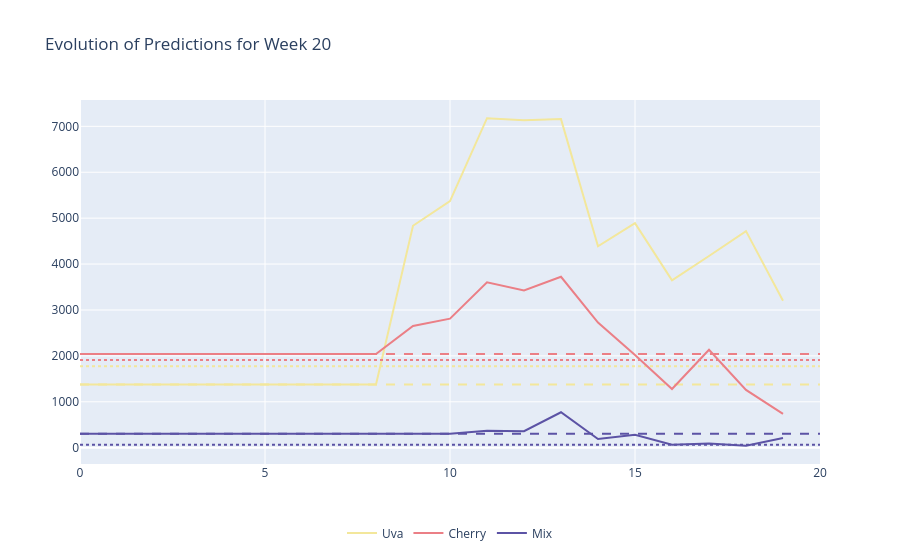

The code cell stored with this chart in its notebook:
### Code cell
graphs['20']

### Figure 1 — Plotly figure (JSON) as saved in the notebook; plotly's stock layout.template omitted (floating-point values rounded to 4 significant figures)
{"data": [{"line": {"color": "rgb(243, 231, 155)"}, "mode": "lines", "name": "Uva", "type": "scatter", "x": [0, 1, 2, 3, 4, 5, 6, 7, 8, 9, 10, 11, 12, 13, 14, 15, 16, 17, 18, 19], "y": [1376, 1376, 1376, 1376, 1376, 1376, 1376, 1376, 1376, 4834, 5370, 7177, 7134, 7157, 4387, 4891, 3645, 4176, 4718, 3203]}, {"line": {"color": "rgb(243, 231, 155)", "dash": "dash", "width": 2}, "mode": "lines", "name": "initial preds for Uva", "showlegend": false, "type": "scatter", "x": [0, 20], "y": [1376, 1376]}, {"line": {"color": "rgb(243, 231, 155)", "dash": "dot", "width": 2}, "mode": "lines", "name": "actual kg for Uva", "showlegend": false, "type": "scatter", "x": [0, 20], "y": [1777, 1777]}, {"line": {"color": "rgb(235, 127, 134)"}, "mode": "lines", "name": "Cherry", "type": "scatter", "x": [0, 1, 2, 3, 4, 5, 6, 7, 8, 9, 10, 11, 12, 13, 14, 15, 16, 17, 18, 19], "y": [2043, 2043, 2043, 2043, 2043, 2043, 2043, 2043, 2043, 2651, 2811, 3603, 3425, 3723, 2725, 2017, 1278, 2132, 1259, 736]}, {"line": {"color": "rgb(235, 127, 134)", "dash": "dash", "width": 2}, "mode": "lines", "name": "initial preds for Cherry", "showlegend": false, "type": "scatter", "x": [0, 20], "y": [2043, 2043]}, {"line": {"color": "rgb(235, 127, 134)", "dash": "dot", "width": 2}, "mode": "lines", "name": "actual kg for Cherry", "showlegend": false, "type": "scatter", "x": [0, 20], "y": [1911, 1911]}, {"line": {"color": "rgb(92, 83, 165)"}, "mode": "lines", "name": "Mix", "type": "scatter", "x": [0, 1, 2, 3, 4, 5, 6, 7, 8, 9, 10, 11, 12, 13, 14, 15, 16, 17, 18, 19], "y": [302, 302, 302, 302, 302, 302, 302, 302, 302, 302, 302, 368, 359, 772, 189, 282, 67, 90, 42, 212]}, {"line": {"color": "rgb(92, 83, 165)", "dash": "dash", "width": 2}, "mode": "lines", "name": "initial preds for Mix", "showlegend": false, "type": "scatter", "x": [0, 20], "y": [302, 302]}, {"line": {"color": "rgb(92, 83, 165)", "dash": "dot", "width": 2}, "mode": "lines", "name": "actual kg for Mix", "showlegend": false, "type": "scatter", "x": [0, 20], "y": [63, 63]}], "layout": {"legend": {"orientation": "h", "x": 0.5, "xanchor": "center", "y": -0.15, "yanchor": "top"}, "title": {"text": "Evolution of Predictions for Week 20"}}}
